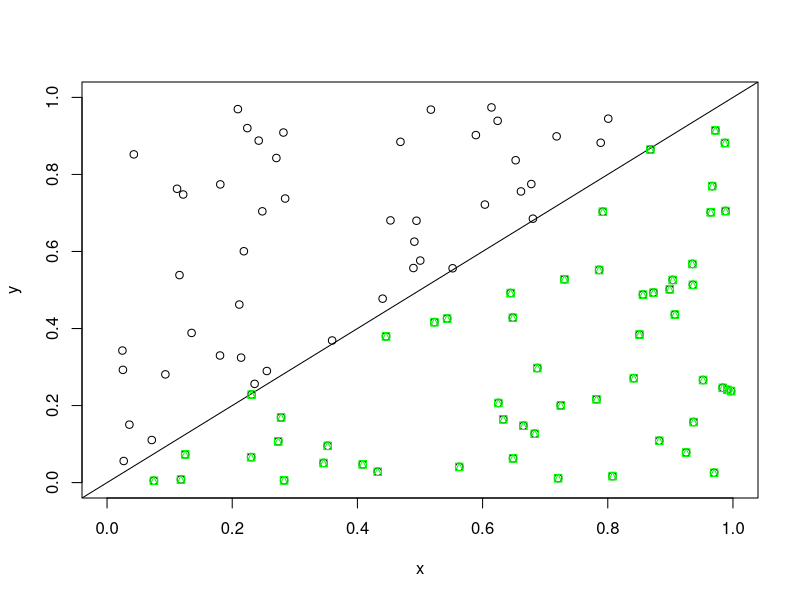
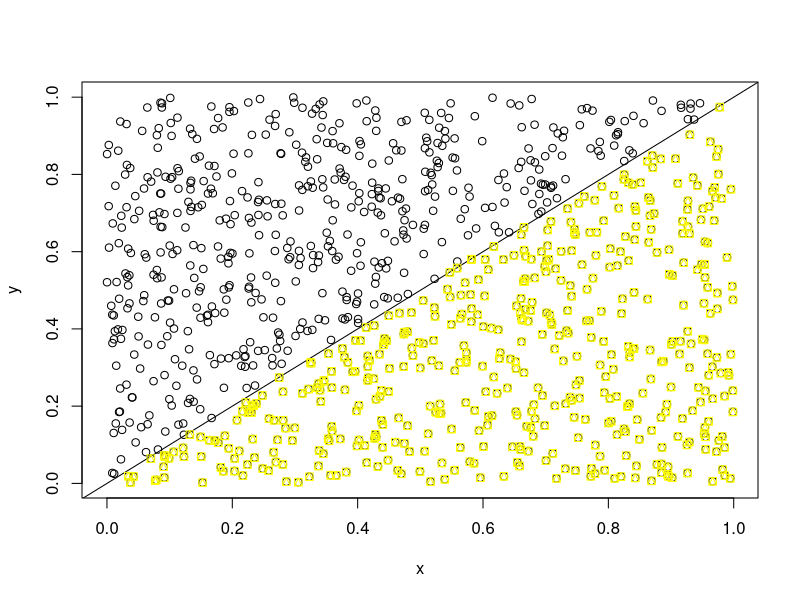
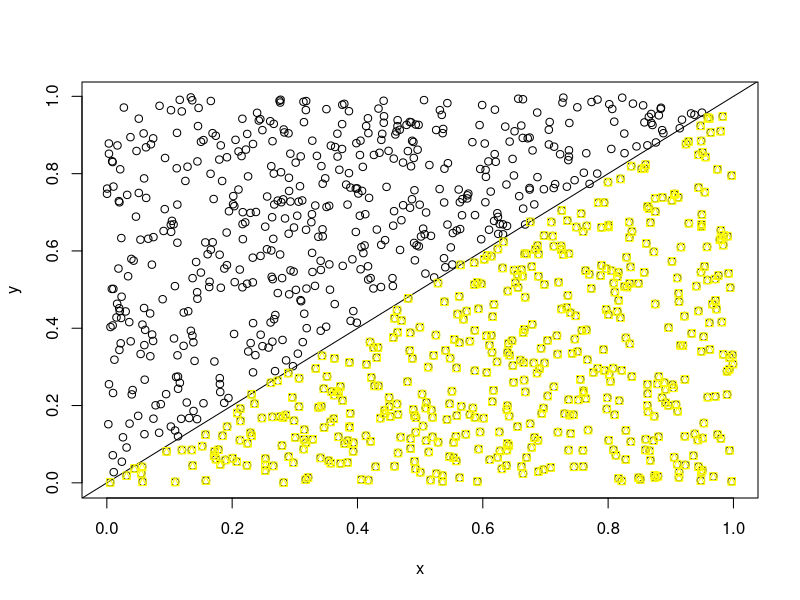
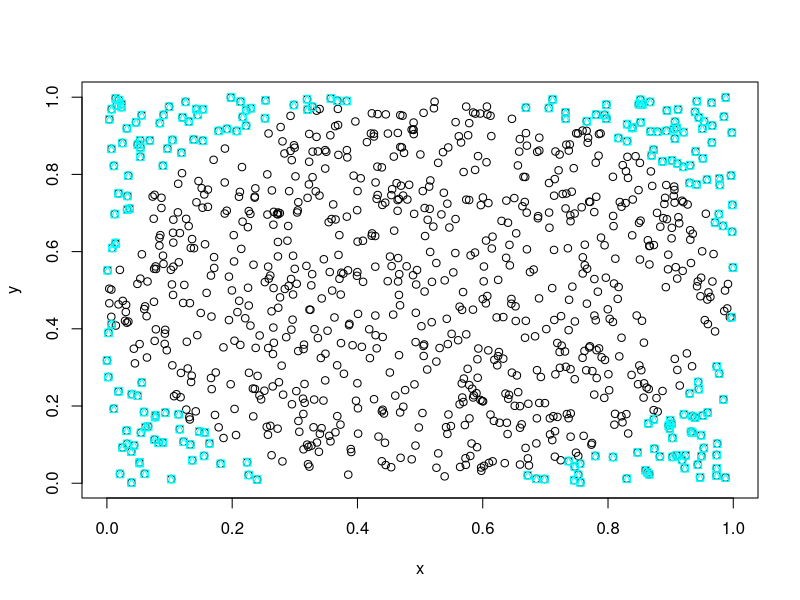
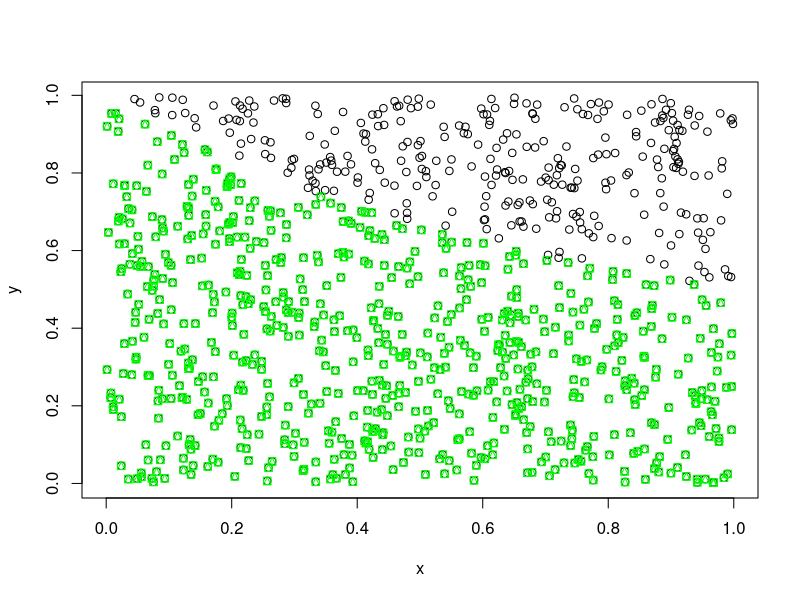

Reproduce these figures in R, in order.
x=runif(100,0,1)
y=runif(100,0,1)
plot(x,y,xlim=c(0,1),ylim=c(0,1))
abline(0,1) #pentru diagonala
below=y<x
points(x[below],y[below],pch=14,col='green')


#ca sa modificam conditia trebuie sa modificam below, ca sa comparam scriem sub si verficam val
#ex1a
arie1=function(n){
  x=runif(n,0,1)
  y=runif(n,0,1)
  plot(x,y)
  abline(0,1)
  below=y<x
  points(x[below],y[below],pch=14,col='yellow')
  arieestimata=length(y[below])/n
  print(arieestimata)
  
}
arie1(1000)
integrate(function(x)x,0,1)

#ex1b
arie2=function(n){
  x=runif(n,0,1)
  y=runif(n,0,1)
  plot(x,y)
  below=y<x**2
  points(x[below],y[below],pch=14,col='pink')
  arieestimata=length(y[below])/n
  print(arieestimata)
  
}
arie1(1000)
integrate(function(x)x**2,0,1)
  
#ex1c
arie3=function(n){
  x=runif(n,0,1)
  y=runif(n,0,1)
  plot(x,y)
  below=(x-0.5)**2+(y-0.5)**2>0.5**2
  points(x[below],y[below],pch=14,col='cyan')
  arieestimata=length(y[below])/n
  print(arieestimata)
  
}
ariefinal=arie3(1000)
pii=(1-ariefinal)/0.25
pii
pi

#ex1d
arie4=function(n){
  x=runif(n,0,1)
  y=runif(n,0,1)
  plot(x,y)
    below=y<1/(x+1)
  points(x[below],y[below],pch=14,col='green')
  arieestimata=length(y[below])/n
  print(arieestimata)
  
}
ariefinal=arie4(1000)
ariefinal
log(2)

#ex2 acul lui buffon
buffon=function(n){
  d=runif(n,0,1/2)
  theta=runif(n,0,pi/2)
  conditie=d<1/2*sin(theta) #conditia
  probabilitatea=mean(conditie)
  print(probabilitatea)
}

buffon(1000)
